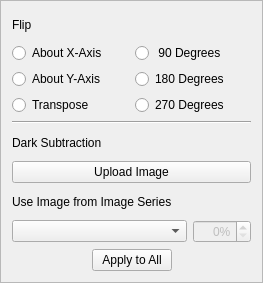
<?xml version="1.0" encoding="UTF-8"?>
<ui version="4.0">
 <class>Frame</class>
 <widget class="QFrame" name="Frame">
  <property name="geometry">
   <rect>
    <x>0</x>
    <y>0</y>
    <width>263</width>
    <height>283</height>
   </rect>
  </property>
  <property name="windowTitle">
   <string>Frame</string>
  </property>
  <property name="frameShape">
   <enum>QFrame::StyledPanel</enum>
  </property>
  <property name="frameShadow">
   <enum>QFrame::Raised</enum>
  </property>
  <layout class="QGridLayout" name="gridLayout_3">
   <item row="0" column="0">
    <layout class="QGridLayout" name="gridLayout_2">
     <item row="0" column="0">
      <widget class="QLabel" name="label_4">
       <property name="text">
        <string>Flip</string>
       </property>
      </widget>
     </item>
     <item row="1" column="0">
      <layout class="QGridLayout" name="gridLayout">
       <item row="0" column="0">
        <widget class="QRadioButton" name="horizontal">
         <property name="text">
          <string>About X-Axis</string>
         </property>
        </widget>
       </item>
       <item row="0" column="1">
        <widget class="QRadioButton" name="rotate_90">
         <property name="text">
          <string> 90 Degrees</string>
         </property>
        </widget>
       </item>
       <item row="1" column="0">
        <widget class="QRadioButton" name="vertical">
         <property name="text">
          <string>About Y-Axis</string>
         </property>
        </widget>
       </item>
       <item row="1" column="1">
        <widget class="QRadioButton" name="rotate_180">
         <property name="text">
          <string>180 Degrees</string>
         </property>
        </widget>
       </item>
       <item row="2" column="0">
        <widget class="QRadioButton" name="transpose">
         <property name="text">
          <string>Transpose</string>
         </property>
        </widget>
       </item>
       <item row="2" column="1">
        <widget class="QRadioButton" name="rotate_270">
         <property name="text">
          <string>270 Degrees</string>
         </property>
        </widget>
       </item>
      </layout>
     </item>
     <item row="2" column="0">
      <widget class="Line" name="line">
       <property name="orientation">
        <enum>Qt::Horizontal</enum>
       </property>
      </widget>
     </item>
     <item row="3" column="0">
      <widget class="QLabel" name="label_2">
       <property name="text">
        <string>Dark Subtraction</string>
       </property>
      </widget>
     </item>
     <item row="4" column="0">
      <widget class="QPushButton" name="upload_dark">
       <property name="text">
        <string>Upload Image</string>
       </property>
      </widget>
     </item>
     <item row="5" column="0">
      <widget class="QLabel" name="label_5">
       <property name="text">
        <string>Use Image from Image Series</string>
       </property>
      </widget>
     </item>
     <item row="6" column="0">
      <layout class="QHBoxLayout" name="horizontalLayout">
       <item>
        <widget class="QComboBox" name="dark_combo">
         <property name="sizeAdjustPolicy">
          <enum>QComboBox::AdjustToContents</enum>
         </property>
         <item>
          <property name="text">
           <string/>
          </property>
         </item>
         <item>
          <property name="text">
           <string>Median</string>
          </property>
         </item>
         <item>
          <property name="text">
           <string>Percentile</string>
          </property>
         </item>
         <item>
          <property name="text">
           <string>Maximum</string>
          </property>
         </item>
         <item>
          <property name="text">
           <string>Average</string>
          </property>
         </item>
        </widget>
       </item>
       <item>
        <widget class="QSpinBox" name="percentile">
         <property name="enabled">
          <bool>false</bool>
         </property>
         <property name="sizePolicy">
          <sizepolicy hsizetype="Fixed" vsizetype="Fixed">
           <horstretch>0</horstretch>
           <verstretch>0</verstretch>
          </sizepolicy>
         </property>
         <property name="alignment">
          <set>Qt::AlignRight|Qt::AlignTrailing|Qt::AlignVCenter</set>
         </property>
         <property name="suffix">
          <string>%</string>
         </property>
         <property name="maximum">
          <number>100</number>
         </property>
        </widget>
       </item>
      </layout>
     </item>
     <item row="7" column="0">
      <layout class="QHBoxLayout" name="horizontalLayout_2">
       <item>
        <spacer name="horizontalSpacer">
         <property name="orientation">
          <enum>Qt::Horizontal</enum>
         </property>
         <property name="sizeHint" stdset="0">
          <size>
           <width>40</width>
           <height>20</height>
          </size>
         </property>
        </spacer>
       </item>
       <item>
        <widget class="QPushButton" name="apply_to_all">
         <property name="text">
          <string>Apply to All</string>
         </property>
        </widget>
       </item>
       <item>
        <spacer name="horizontalSpacer_2">
         <property name="orientation">
          <enum>Qt::Horizontal</enum>
         </property>
         <property name="sizeHint" stdset="0">
          <size>
           <width>40</width>
           <height>20</height>
          </size>
         </property>
        </spacer>
       </item>
      </layout>
     </item>
    </layout>
   </item>
  </layout>
 </widget>
 <resources/>
 <connections/>
</ui>
